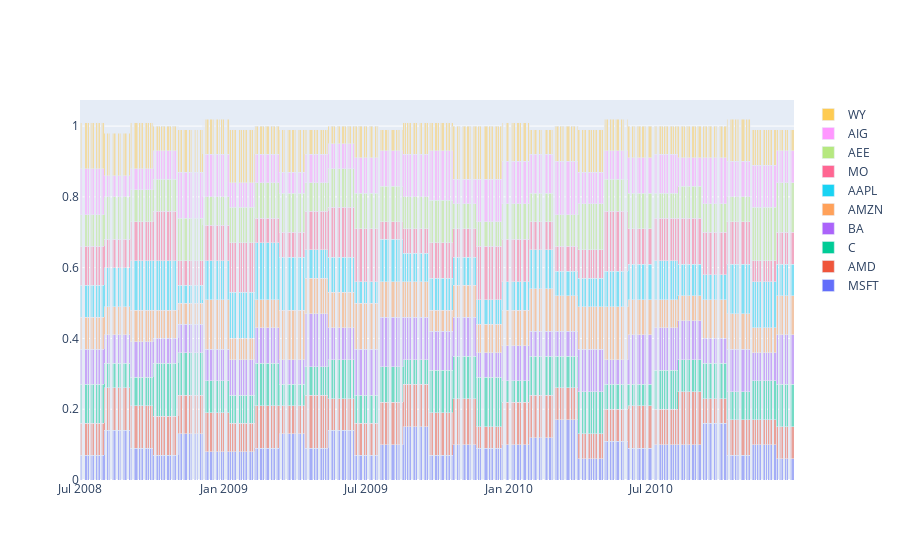

Notebook code for this chart:
### Code cell
plotAllocation(ah.dropna())

### Figure 1 — Plotly figure (JSON) as saved in the notebook; plotly's stock layout.template omitted (floating-point values rounded to 4 significant figures; data arrays with more than 128 entries replaced by an {"elided": "..."} marker saying what was removed)
{"data": [{"name": "MSFT", "type": "bar", "x": {"elided": "632 str values"}, "y": {"elided": "632 float values"}}, {"name": "AMD", "type": "bar", "x": {"elided": "632 str values"}, "y": {"elided": "632 float values"}}, {"name": "C", "type": "bar", "x": {"elided": "632 str values"}, "y": {"elided": "632 float values"}}, {"name": "BA", "type": "bar", "x": {"elided": "632 str values"}, "y": {"elided": "632 float values"}}, {"name": "AMZN", "type": "bar", "x": {"elided": "632 str values"}, "y": {"elided": "632 float values"}}, {"name": "AAPL", "type": "bar", "x": {"elided": "632 str values"}, "y": {"elided": "632 float values"}}, {"name": "MO", "type": "bar", "x": {"elided": "632 str values"}, "y": {"elided": "632 float values"}}, {"name": "AEE", "type": "bar", "x": {"elided": "632 str values"}, "y": {"elided": "632 float values"}}, {"name": "AIG", "type": "bar", "x": {"elided": "632 str values"}, "y": {"elided": "632 float values"}}, {"name": "WY", "type": "bar", "x": {"elided": "632 str values"}, "y": {"elided": "632 float values"}}], "layout": {"bargap": 0, "bargroupgap": 0, "barmode": "stack", "xaxis": {"categoryorder": "total descending"}}}
